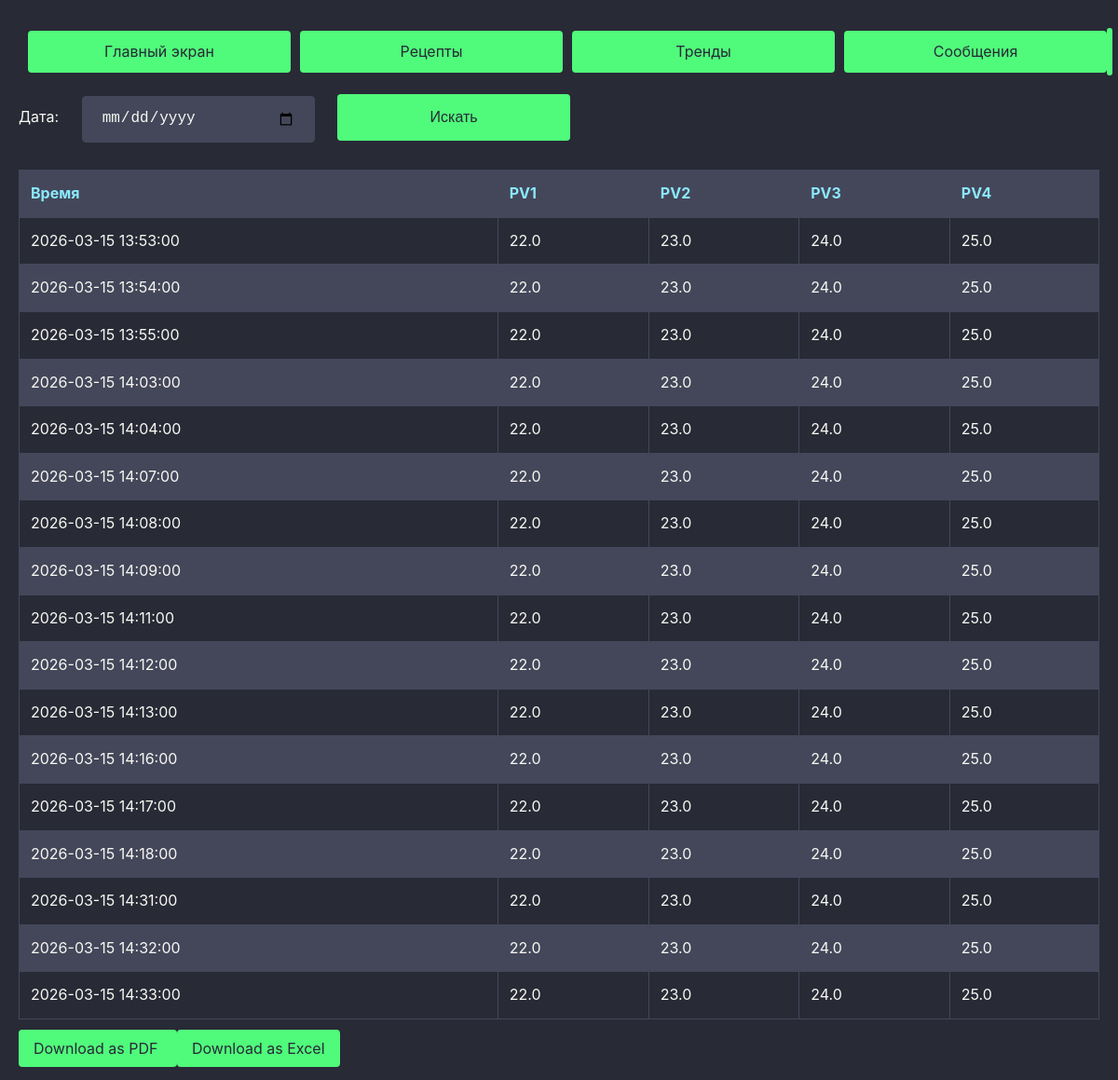
Before: /trends_month/ with the older database file.
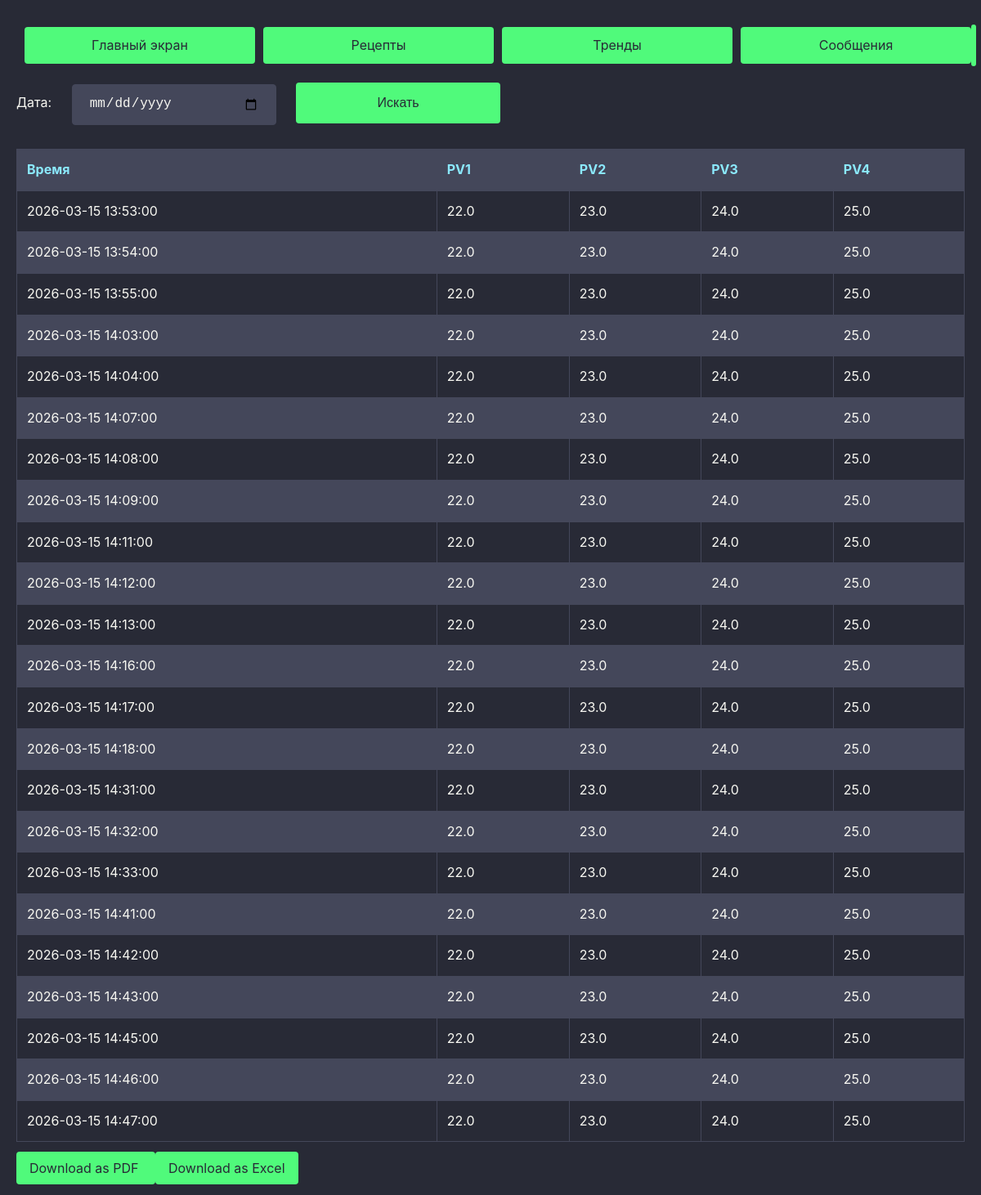
After: the same page with the newer database file.
### vars/models.py (models this page shows, shortened)
class Trends(models.Model):
    id_var = models.IntegerField(null=True, blank=True)
    value = models.FloatField()
    timestamp = models.DateTimeField()
    class Meta:
        indexes = [
            models.Index(fields=['timestamp']),
            models.Index(fields=['id_var']),
        ]

### vars/views.py (the view)
# urls.py: path('trends_month/', views.TrendsCurrentMonth.as_view(), name='trends_month'),
class TrendsCurrentMonth(ListView):
    model = Trends
    template_name = 'vars/trends_month.html'
    context_object_name = 'trends_month'
    def get_queryset(self):
        now = timezone.now()
        return Trends.objects.filter(
            timestamp__month=now.month, timestamp__year=now.year)
    def get_context_data(self, **kwargs):
        self.query_set = self.get_queryset()
        trends = convert_buffer(self.query_set)
        context = {
            'trends_month': trends,
            'has_data': len(trends) > 0  # флаг наличия данных
        }
        return context

### vars/convert.py (called while the page is built)
def get_bucket(dt):
    return dt.replace(second=0, microsecond=0)  # группировка по минутам

### vars/templates/vars/trends_month.html (shortened to what this page needs)
{% extends "base.html" %}
{% load static %}
{% block content %}
<link rel="stylesheet" href="{% static 'vars/css/dracula.css' %}">
<form method="get" action="{% url 'trends' %}">
    <label for="start_date">Дата:</label>
    <input type="date" class="btn" name="start_date" value="{{ request.GET.start_date }}">
    <button type="submit" class="input">Искать</button>
</form>
    {% if has_data %}
        <table class="trends-table">
        <thead>
            <tr>
            <th>Время</th>
            <th>PV1</th>
            <th>PV2</th>
            <th>PV3</th>
            <th>PV4</th>
            </tr>
        </thead>
        <tbody>
            {% for trend in trends_month %}
            <tr>
            <td>{{ trend.0 }}</td>
            <td>{{ trend.1 }}</td>
            <td>{{ trend.2 }}</td>
            <td>{{ trend.3 }}</td>
            <td>{{ trend.4 }}</td>
            </tr>
            {% endfor %}
        </tbody>
        </table>
        <a
            class="btn btn-primary"
            href="{% url 'trends_pdf' %}?start_date={{ selected_date }}"
            target="_blank"
        >
            Download as PDF
        </a>
        <a
            class="btn btn-primary"
            href="{% url 'trends_excel' %}?start_date={{ selected_date }}"
            target="_blank"
        >
            Download as Excel
        </a>
    {% else %}
        <div class="no-data">
            <p>Нет данный за выбранный период</p>
        </div>
    {% endif %}
{% endblock %}

Changed rows visible on the page:
added Trends: value "22.0"
added Trends: value "23.0"
added Trends: value "24.0"
added Trends: value "25.0"
added Trends: value "22.0"
added Trends: value "23.0"
added Trends: value "24.0"
added Trends: value "25.0"
added Trends: value "22.0"
added Trends: value "23.0"
added Trends: value "24.0"
added Trends: value "25.0"
added Trends: value "22.0"
added Trends: value "23.0"
added Trends: value "24.0"
added Trends: value "25.0"
added Trends: value "22.0"
added Trends: value "23.0"
added Trends: value "24.0"
added Trends: value "25.0"
added Trends: value "22.0"
added Trends: value "23.0"
added Trends: value "24.0"
added Trends: value "25.0"
Other visible differences:
new list line: "2026-03-15 14:41:00"
new list line: "2026-03-15 14:42:00"
new list line: "2026-03-15 14:43:00"
new list line: "2026-03-15 14:45:00"
new list line: "2026-03-15 14:46:00"
new list line: "2026-03-15 14:47:00"
